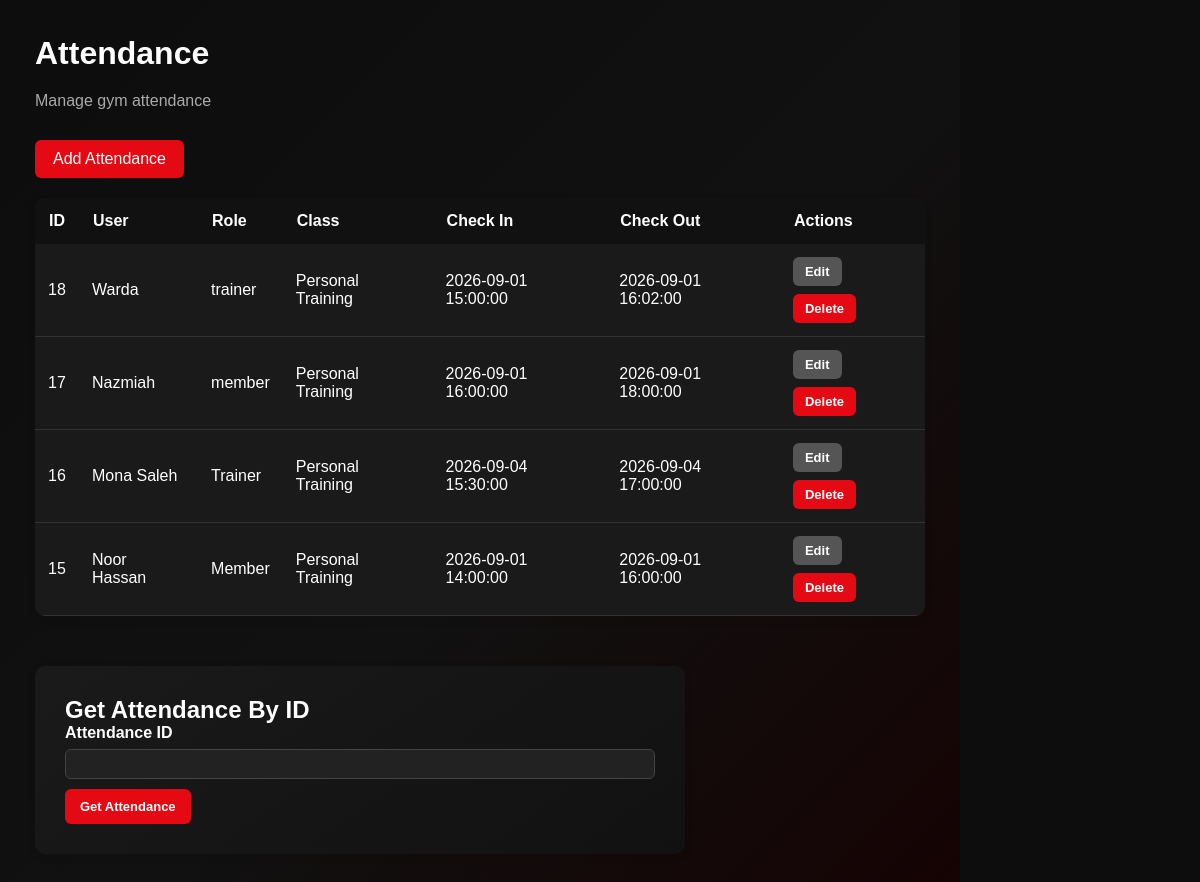
Page /pages/attendance/attendance.php (signed in) on the committed database.
### tables this page shows
CREATE TABLE `attendance` (
  `attendance_id` int(10) NOT NULL,
  `check_in` datetime NOT NULL,
  `check_out` datetime DEFAULT NULL,
  `user_id` int(10) NOT NULL,
  `class_id` int(10) DEFAULT NULL
);

CREATE TABLE `users` (
  `user_id` int(10) NOT NULL COMMENT 'pk',
  `full_name` varchar(100) NOT NULL,
  `username` varchar(50) NOT NULL,
  `password` varchar(255) NOT NULL,
  `role` varchar(20) NOT NULL,
  `profile_id` int(10) DEFAULT 4,
  `phone` varchar(20) NOT NULL,
  `email` varchar(100) NOT NULL,
  `status` varchar(20) NOT NULL,
  `image` varchar(255) DEFAULT NULL
);

CREATE TABLE `classes` (
  `class_id` int(10) NOT NULL,
  `class_name` varchar(100) NOT NULL,
  `class_date` date NOT NULL,
  `start_time` time NOT NULL,
  `capacity` int(20) NOT NULL,
  `trainer_id` int(10) NOT NULL
);

### classes/BaseModel.php (called while the page is built, shortened)
<?php
require_once __DIR__ . "/../config/database.php";
class BaseModel
{
    protected $conn;
    public function __construct()
    {
        global $conn;
        $this->conn = $conn;
    }
    protected function fetchAll($sql, $types = "", ...$params)
    {
        $stmt = $this->conn->prepare($sql);
        if (!$stmt->execute()) {
            die("Execute failed: " . $stmt->error);
        }
        $result = $stmt->get_result();
        return $result->fetch_all(MYSQLI_ASSOC);
    }
}

### classes/attendance.php (called while the page is built, shortened)
<?php
require_once __DIR__ . "/BaseModel.php";
class Attendance extends BaseModel
{
    public function getAllAttendance()
    {
        return $this->fetchAll(
            "SELECT
                attendance.*,
                users.full_name,
                users.username,
                users.role,
                classes.class_name,
                classes.class_date,
                classes.start_time
             FROM attendance
             INNER JOIN users
                ON attendance.user_id = users.user_id
             LEFT JOIN classes
                ON attendance.class_id = classes.class_id
             ORDER BY attendance.attendance_id DESC"
        );
    }
}

### pages/attendance/attendance.php (the view, shortened to what this page needs)
<?php
require_once __DIR__ . "/../../classes/attendance.php";
$attendance = new Attendance();
$profile_id = (int) $_SESSION["profile_id"];
$isAdminOrManager =
    ($profile_id == 1 || $profile_id == 2);
$isMemberOrTrainer =
    ($profile_id == 3 || $profile_id == 4);
if ($isAdminOrManager) {
    $records = $attendance->getAllAttendance();
} elseif ($isMemberOrTrainer) {
    $records = $attendance->getAttendanceByUserId(
        $_SESSION["user_id"]
    );
} else {
    redirect(loginUrl());
}
?>
<!DOCTYPE html>
<html lang="en">
<head>
    <link
        rel="stylesheet"
        href="../../assets/css/style.css"
    >
</head>
<body>
<div class="main-content">
    <div class="dashboard-header">
        <h1>
            Attendance
        </h1>
        <p>
            Manage gym attendance
        </p>
    </div>
    <?php if ($isAdminOrManager || $isMemberOrTrainer): ?>
        <a href="add_attendance.php">
            Add Attendance
        </a>
    <?php endif; ?>
    <table>
        <tr>
            <th>ID</th>
            <th>User</th>
            <th>Role</th>
            <th>Class</th>
            <th>Check In</th>
            <th>Check Out</th>
            <?php if ($isAdminOrManager): ?>
                <th>Actions</th>
            <?php endif; ?>
        </tr>
        <?php foreach ($records as $item): ?>
            <tr>
                <td>
                    <?= htmlspecialchars(
                        $item["attendance_id"]
                    ) ?>
                </td>
                <td>
                    <?= htmlspecialchars(
                        $item["full_name"]
                    ) ?>
                </td>
                <td>
                    <?= htmlspecialchars(
                        $item["role"]
                    ) ?>
                </td>
                <td>
                    <?php if ($item["class_name"]): ?>
                        <?= htmlspecialchars(
                            $item["class_name"]
                        ) ?>
                    <?php else: ?>
                        No Class
                    <?php endif; ?>
                </td>
                <td>
                    <?= htmlspecialchars(
                        $item["check_in"]
                    ) ?>
                </td>
                <td>
                    <?php if ($item["check_out"]): ?>
                        <?= htmlspecialchars(
                            $item["check_out"]
                        ) ?>
                    <?php else: ?>
                        Still inside
                    <?php endif; ?>
                </td>
                <?php if ($isAdminOrManager): ?>
                    <td>
                        <div class="table-actions">
                            <a
                                href="edit_attendance.php?id=<?= $item["attendance_id"] ?>"
                                class="edit-button"
                            >
                                Edit
                            </a>
                            <a
                                href="delete_attendance.php?id=<?= $item["attendance_id"] ?>"
                                class="delete-button"
                                onclick="return confirm('Are you sure you want to delete this attendance record?');"
                            >
                                Delete
                            </a>
                        </div>
                    </td>
                <?php endif; ?>
            </tr>
        <?php endforeach; ?>
    </table>
    <div class="form-container">
        <h2>
            Get Attendance By ID
        </h2>
        <form method="POST">
            <div class="form-group">
                <label for="attendance_id">
                    Attendance ID
                </label>
                <input
                    type="number"
                    id="attendance_id"
                    name="attendance_id"
                    min="1"
                    required
                >
            </div>
            <button
                type="submit"
                class="form-button"
            >
                Get Attendance
            </button>
        </form>
    </div>
</div>
</body>
</html>

### rows in the picture
attendance: attendance_id "18", user.full_name "Warda", user.role "trainer", class.class_name "Personal Training", check_in "2026-09-01 15:00:00", check_out "2026-09-01 16:02:00"
attendance: attendance_id "17", user.full_name "Nazmiah", user.role "member", class.class_name "Personal Training", check_in "2026-09-01 16:00:00", check_out "2026-09-01 18:00:00"
attendance: attendance_id "16", user.full_name "Mona Saleh", user.role "Trainer", class.class_name "Personal Training", check_in "2026-09-04 15:30:00", check_out "2026-09-04 17:00:00"
attendance: attendance_id "15", user.full_name "Noor Hassan", user.role "Member", class.class_name "Personal Training", check_in "2026-09-01 14:00:00", check_out "2026-09-01 16:00:00"
